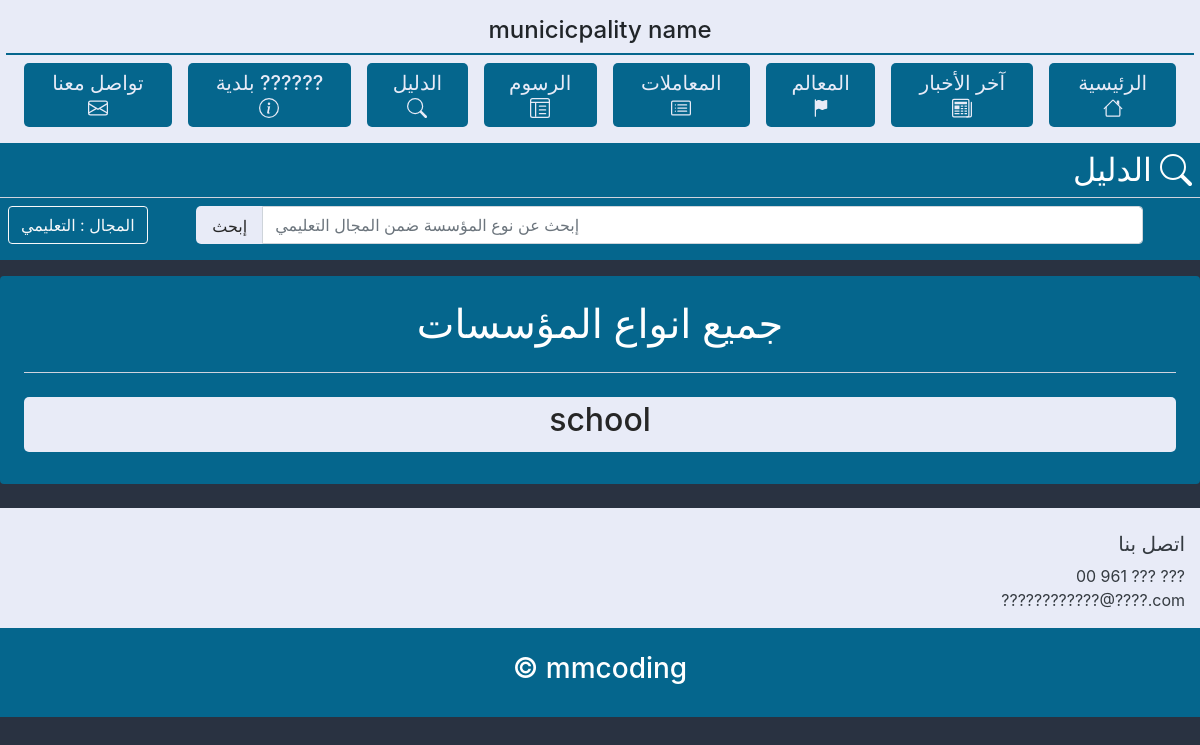
The page /dalil/4/ on the database its author committed.
### website/models.py (models this page shows, shortened)
class CompanySection(models.Model):
    company_section_title =         models.CharField(max_length=128)
    company_section_date =                 models.DateTimeField(default=datetime.now, blank=True, null=True)

class CompanyType(models.Model):
    company_type_title =            models.CharField(max_length=128)
    section =                       models.ForeignKey(CompanySection,  on_delete=models.CASCADE, null=True, blank=True,related_name='type')
    company_type_date =                 models.DateTimeField(default=datetime.now, blank=True, null=True)
    madetby=models.ForeignKey(User,blank=True,null=True,on_delete=models.CASCADE,related_name='companytype')

### website/views.py (the view)
# urls.py: path('dalil/<int:id>/', Dalil_detial_view, name='dalildetail'),#dalil_company_type_view
def Dalil_detial_view(request,id):
    q=0
    query =request.GET.get("search")
    Companylist = Company.objects.all()
    try:
        thecompanysection=CompanySection.objects.get(id=id)
    except :
        messages.warning(request,'حدث خطأ')
    types=CompanyType.objects.filter(section=thecompanysection)
    if query:
        types=types.filter(company_type_title__icontains=query)
        if not types.last():
            messages.warning(request,'لا يوجد نتيجة لبحثكم')
            q=1
    try:
        companysection=CompanySection.objects.get(id=id)
    except :
        messages.warning(request,'حدث خطأ')
    context = {
        'q':q,
        'query':query,
        'CompanySection':companysection,
        'CompanyType':types,
    }
    return render(request,'dalil/dalil_detail_view.html',context)

### templates/Dalil/dalil_detail_view.html (shortened to what this page needs)
{% extends 'base.html' %}
{% load static %}
{% block content %}
<div class="bac1  d-flex justify-content-end ">
    <h2 class="m-2 text-white">الدليل</h2>
</div>
<div class="d-flex justify-content-between bac1 text-white mb-3 p-2 flex-wrap">
    <a href="../"><h4 class="btn  btn-outline-light">المجال : {{CompanySection.company_section_title}}</h4></a>
        <div style="width: 80%;" class="mx-auto mb-1 ">
            <form action="" method="GET">
                <div class="input-group ">
                    <div class="input-group-prepend">
                        <button class="button button1" style="border-radius: 0%;border-bottom-left-radius: 5px;border-top-left-radius: 5px;height: 38px;" type="submit" value="submit" id="button-addon1">إبحث</button>
                    </div>
                    <input type="text" name="search" class="form-control" placeholder="إبحث عن نوع المؤسسة ضمن المجال {{CompanySection.company_section_title}}" >
                </div>
            </form>
        </div>
</div>
<div class="bac1 rounded p-4">
{% if query and not q %}
<div class="d-flex justify-content-end text-right">
    <h1 class="text-white h1">  بعض النتائج حول  <span>'{{query}}'</span> </h1>
</div>
{% elif not q %}
<div class="d-flex justify-content-center flex-wrap-reverse text-right">
    <h1 class="text-white mx-1 h1">  جميع انواع المؤسسات   </h1>
</div>
{% endif %}    <hr class="bac2">
{% for type in CompanyType %}
       <a href="{{type.id}}"><div class="button button1 my-2 p-1 w-100 " id="a{{ type.id }}"><h2> {{type.company_type_title}}</h2></div></a>
{% endfor %}
</div>
{% endblock %}

### templates/base.html (style rules this page uses)
html { scroll-behavior: smooth; }
.button { border: none; color: #E8EBF7; padding: 8px 16px; text-align: center; text-decoration: none; display: inline-block; transition-duration: 0.4s; cursor: pointer; border-radius: 5px; }
.button1 { background-color: #E8EBF7; color: #262626; }
.bac1 { background: #05668D; }
.bac2 { background: #E8EBF7; }

### rows shown on the page
CompanySection: company_section_title "التعليمي", search "إبحث عن نوع المؤسسة ضمن المجال التعليمي"
CompanyType: company_type_title "school"
